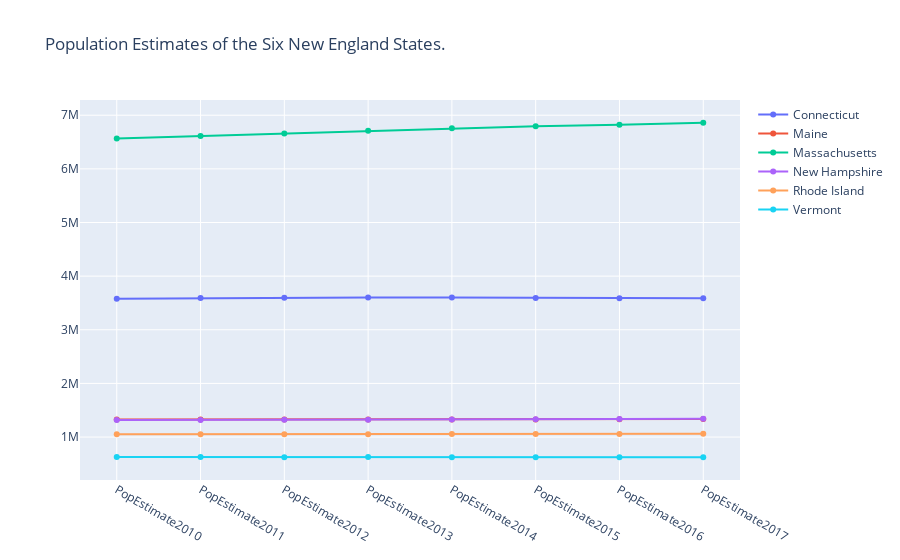

Notebook code for this chart:
### Code cell
# Create traces 
traces = [go.Scatter(
    x = df.columns, 
    y = df.loc[name], 
    mode = 'markers+lines', 
    name = name 
)for name in df.index]

# Create layout 
layout = go.Layout(
    title = 'Population Estimates of the Six New England States.'
)

# Create figure 
fig = go.Figure(data=traces, layout=layout)

# Show figure 
py.iplot(fig)

### Figure 1 — Plotly figure (JSON) as saved in the notebook; plotly's stock layout.template omitted (floating-point values rounded to 4 significant figures)
{"data": [{"mode": "markers+lines", "name": "Connecticut", "type": "scatter", "x": ["PopEstimate2010", "PopEstimate2011", "PopEstimate2012", "PopEstimate2013", "PopEstimate2014", "PopEstimate2015", "PopEstimate2016", "PopEstimate2017"], "y": [3580171, 3591927, 3597705, 3602470, 3600188, 3593862, 3587685, 3588184]}, {"mode": "markers+lines", "name": "Maine", "type": "scatter", "x": ["PopEstimate2010", "PopEstimate2011", "PopEstimate2012", "PopEstimate2013", "PopEstimate2014", "PopEstimate2015", "PopEstimate2016", "PopEstimate2017"], "y": [1327568, 1327968, 1328101, 1327975, 1328903, 1327787, 1330232, 1335907]}, {"mode": "markers+lines", "name": "Massachusetts", "type": "scatter", "x": ["PopEstimate2010", "PopEstimate2011", "PopEstimate2012", "PopEstimate2013", "PopEstimate2014", "PopEstimate2015", "PopEstimate2016", "PopEstimate2017"], "y": [6564943, 6612178, 6659627, 6711138, 6757925, 6794002, 6823721, 6859819]}, {"mode": "markers+lines", "name": "New Hampshire", "type": "scatter", "x": ["PopEstimate2010", "PopEstimate2011", "PopEstimate2012", "PopEstimate2013", "PopEstimate2014", "PopEstimate2015", "PopEstimate2016", "PopEstimate2017"], "y": [1316700, 1318345, 1320923, 1322622, 1328684, 1330134, 1335015, 1342795]}, {"mode": "markers+lines", "name": "Rhode Island", "type": "scatter", "x": ["PopEstimate2010", "PopEstimate2011", "PopEstimate2012", "PopEstimate2013", "PopEstimate2014", "PopEstimate2015", "PopEstimate2016", "PopEstimate2017"], "y": [1053169, 1052154, 1052761, 1052784, 1054782, 1055916, 1057566, 1059639]}, {"mode": "markers+lines", "name": "Vermont", "type": "scatter", "x": ["PopEstimate2010", "PopEstimate2011", "PopEstimate2012", "PopEstimate2013", "PopEstimate2014", "PopEstimate2015", "PopEstimate2016", "PopEstimate2017"], "y": [625842, 626210, 625606, 626044, 625665, 624455, 623354, 623657]}], "layout": {"title": {"text": "Population Estimates of the Six New England States."}}}
